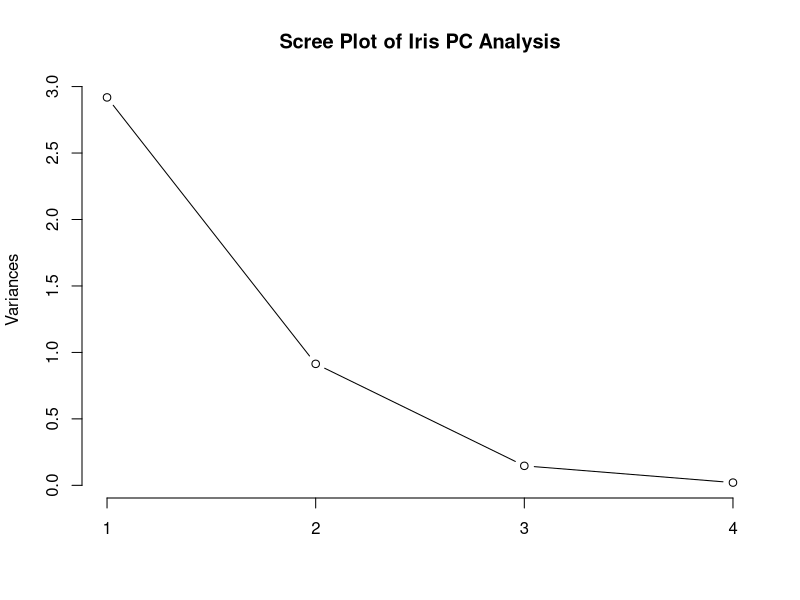
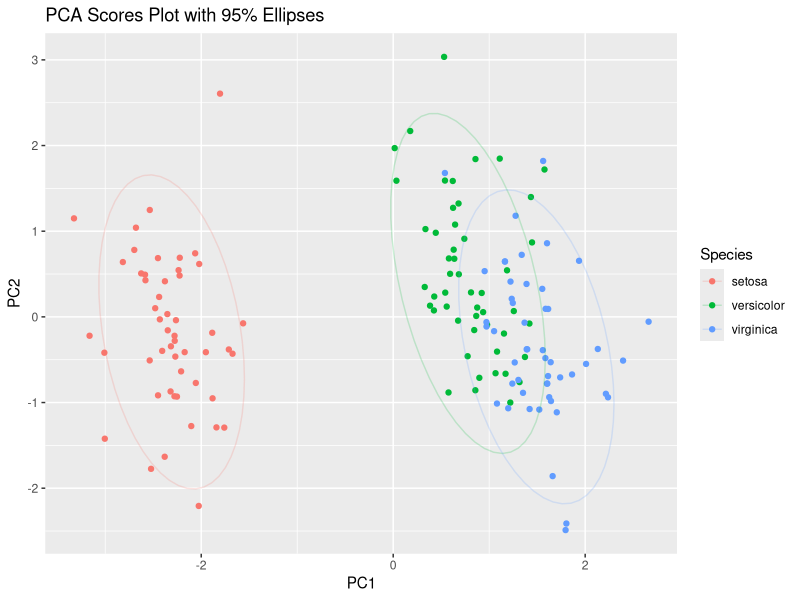
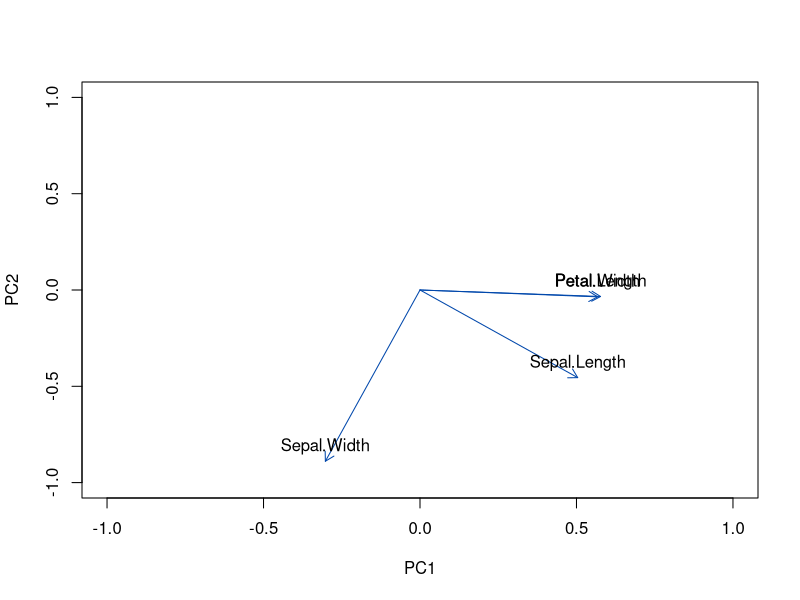

Reproduce these figures in R, in order.
# PCA of the iris dataset in R. 
# The first two principal components explain 96.8% of the variance in the data.

iris_std <- scale(iris[,1:4])
pc <- prcomp(iris_std)
plot(pc, type="l", main="Scree Plot of Iris PC Analysis")

# Make a scores plot with each species with 95% ellipses. 
library(ggplot2)
library(dplyr)
log.iris <- log(iris[, 1:4])
iris.species <- iris[, 5]
pca <- prcomp(log.iris, center = TRUE,scale = TRUE)
scores <- as.data.frame(pca$x[,1:2])
scores$Species <- iris$Species
# I had to find an ggplot alternative because I had trouble installing ggbiplot.
ggplot(scores, aes(x = PC1, y = PC2, color = Species)) +
  geom_point() +
  stat_ellipse(aes(fill = Species), level = 0.95, alpha = 0.2, size = 0.5) +
  xlab("PC1") + ylab("PC2") +
  ggtitle("PCA Scores Plot with 95% Ellipses")

# Create a loadings plot, which shows the correlation between
# the original variables and the principal components,
# and the most influential variables per PC.

pca <- prcomp(log.iris, center = TRUE, scale. = TRUE)
loadings <- pca$rotation
plot(NULL, xlim = c(-1, 1), ylim = c(-1, 1), xlab = "PC1", ylab = "PC2")
arrows(0, 0, loadings[,1], loadings[,2], length = 0.1, col = "#0047ab")
text(loadings[, 1], loadings[, 2], labels = names(iris)[1:4], pos = 3)